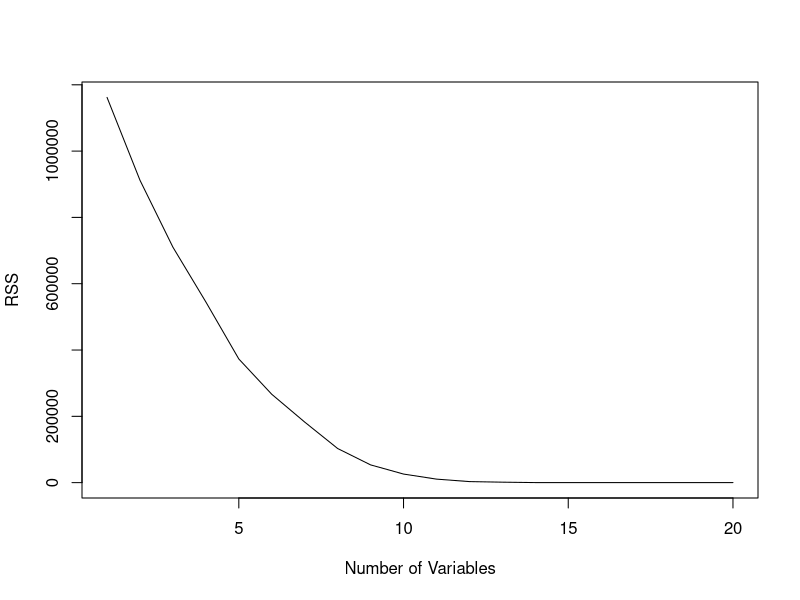

Write R code to recreate this figure. (Note: this script raises an error after producing the figure.)
gen.data<-replicate(20,sample(15,1000,rep=TRUE))
dm<-as.matrix(gen.data)
betas=matrix(sample.int(15, 20*1, TRUE), 20, 1)
z<-round(runif(8,1,20))
betas[z]<-0
e=matrix(sample.int(5, 1000*1, TRUE), 1000, 1)
y=dm%*%betas+e

set<-cbind(dm,y)
dim(set)
dfset<-as.data.frame(set)
index<-sample(1:1000,100)

trainSet<-dfset[index,]
testSet<-dfset[-index,]

#install.packages("leaps")
library(leaps)
bestss <- regsubsets(V21~., data = trainSet, nvmax = 20, method = "exhaustive")
sum.bss <- summary(bestss)
sum.bss
par(mfrow = c(2,2))
x11()
plot(sum.bss$rss, xlab = "Number of Variables", ylab = "RSS", type = "l")
which(sum.bss$cp == min(sum.bss$cp))
which(sum.bss$bic == min(sum.bss$bic))

bss.te <- rep(NA, 20)
for(i in 1:20) {
  pred.full <- predict.regsubsets(bestss, testSet, id=i)
  bss.te[i] <- mean((testSet[,21] - pred.full)^2)
}
x11()
plot(1:20, bss.te, type="b", main="Test MSE", xlab="Number of Predictors")
bss.te
which.min(bss.te)
coef(bestss, id = 13)
betas
